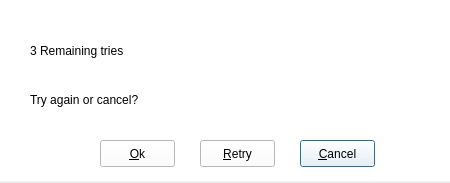
<?xml version="1.0" encoding="UTF-8"?>
<ui version="4.0">
 <class>dlgWndBadPIN</class>
 <widget class="QDialog" name="dlgWndBadPIN">
  <property name="geometry">
   <rect>
    <x>0</x>
    <y>0</y>
    <width>450</width>
    <height>183</height>
   </rect>
  </property>
  <property name="windowTitle">
   <string>dlgWndBadPIN</string>
  </property>
  <widget class="QWidget" name="widget" native="true">
   <property name="geometry">
    <rect>
     <x>0</x>
     <y>0</y>
     <width>470</width>
     <height>181</height>
    </rect>
   </property>
   <property name="styleSheet">
    <string notr="true">background-color: rgb(255, 255, 255);</string>
   </property>
   <widget class="QLabel" name="lblHeader">
    <property name="geometry">
     <rect>
      <x>30</x>
      <y>30</y>
      <width>391</width>
      <height>41</height>
     </rect>
    </property>
    <property name="text">
     <string>3 Remaining tries</string>
    </property>
   </widget>
   <widget class="QLabel" name="lblCenter">
    <property name="geometry">
     <rect>
      <x>30</x>
      <y>90</y>
      <width>391</width>
      <height>20</height>
     </rect>
    </property>
    <property name="text">
     <string>Try again or cancel?</string>
    </property>
    <property name="alignment">
     <set>Qt::AlignLeading|Qt::AlignLeft|Qt::AlignVCenter</set>
    </property>
   </widget>
   <widget class="QPushButton" name="btnCancel">
    <property name="geometry">
     <rect>
      <x>300</x>
      <y>140</y>
      <width>75</width>
      <height>27</height>
     </rect>
    </property>
    <property name="text">
     <string>&amp;Cancel</string>
    </property>
   </widget>
   <widget class="QPushButton" name="btnRetry">
    <property name="geometry">
     <rect>
      <x>200</x>
      <y>140</y>
      <width>75</width>
      <height>27</height>
     </rect>
    </property>
    <property name="text">
     <string>&amp;Retry</string>
    </property>
   </widget>
   <widget class="QPushButton" name="btnOk">
    <property name="geometry">
     <rect>
      <x>100</x>
      <y>140</y>
      <width>75</width>
      <height>27</height>
     </rect>
    </property>
    <property name="text">
     <string>&amp;Ok</string>
    </property>
   </widget>
  </widget>
 </widget>
 <layoutdefault spacing="6" margin="11"/>
 <resources/>
 <connections>
  <connection>
   <sender>btnOk</sender>
   <signal>clicked()</signal>
   <receiver>dlgWndBadPIN</receiver>
   <slot>accept()</slot>
   <hints>
    <hint type="sourcelabel">
     <x>338</x>
     <y>294</y>
    </hint>
    <hint type="destinationlabel">
     <x>421</x>
     <y>202</y>
    </hint>
   </hints>
  </connection>
  <connection>
   <sender>btnRetry</sender>
   <signal>clicked()</signal>
   <receiver>dlgWndBadPIN</receiver>
   <slot>accept()</slot>
   <hints>
    <hint type="sourcelabel">
     <x>467</x>
     <y>294</y>
    </hint>
    <hint type="destinationlabel">
     <x>421</x>
     <y>202</y>
    </hint>
   </hints>
  </connection>
  <connection>
   <sender>btnCancel</sender>
   <signal>clicked()</signal>
   <receiver>dlgWndBadPIN</receiver>
   <slot>reject()</slot>
   <hints>
    <hint type="sourcelabel">
     <x>550</x>
     <y>294</y>
    </hint>
    <hint type="destinationlabel">
     <x>421</x>
     <y>202</y>
    </hint>
   </hints>
  </connection>
 </connections>
</ui>
